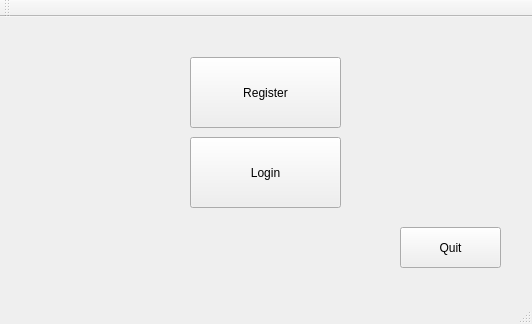
<?xml version="1.0" encoding="UTF-8"?>
<ui version="4.0">
 <class>MainWindow</class>
 <widget class="QMainWindow" name="MainWindow">
  <property name="geometry">
   <rect>
    <x>0</x>
    <y>0</y>
    <width>532</width>
    <height>324</height>
   </rect>
  </property>
  <property name="windowTitle">
   <string>MainWindow</string>
  </property>
  <widget class="QWidget" name="centralWidget">
   <widget class="QPushButton" name="newUserBtn">
    <property name="geometry">
     <rect>
      <x>190</x>
      <y>40</y>
      <width>151</width>
      <height>71</height>
     </rect>
    </property>
    <property name="text">
     <string>Register</string>
    </property>
   </widget>
   <widget class="QPushButton" name="quitBtn">
    <property name="geometry">
     <rect>
      <x>400</x>
      <y>210</y>
      <width>101</width>
      <height>41</height>
     </rect>
    </property>
    <property name="text">
     <string>Quit</string>
    </property>
   </widget>
   <widget class="QPushButton" name="verifyBtn">
    <property name="geometry">
     <rect>
      <x>190</x>
      <y>120</y>
      <width>151</width>
      <height>71</height>
     </rect>
    </property>
    <property name="text">
     <string>Login</string>
    </property>
   </widget>
  </widget>
  <widget class="QMenuBar" name="menuBar">
   <property name="geometry">
    <rect>
     <x>0</x>
     <y>0</y>
     <width>532</width>
     <height>19</height>
    </rect>
   </property>
  </widget>
  <widget class="QToolBar" name="mainToolBar">
   <attribute name="toolBarArea">
    <enum>TopToolBarArea</enum>
   </attribute>
   <attribute name="toolBarBreak">
    <bool>false</bool>
   </attribute>
  </widget>
  <widget class="QStatusBar" name="statusBar"/>
 </widget>
 <layoutdefault spacing="6" margin="11"/>
 <resources/>
 <connections/>
</ui>
